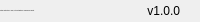
              <widget class="QFrame" name="bottomBar">
               <property name="minimumSize">
                <size>
                 <width>0</width>
                 <height>22</height>
                </size>
               </property>
               <property name="maximumSize">
                <size>
                 <width>16777215</width>
                 <height>22</height>
                </size>
               </property>
               <property name="frameShape">
                <enum>QFrame::NoFrame</enum>
               </property>
               <property name="frameShadow">
                <enum>QFrame::Raised</enum>
               </property>
               <layout class="QHBoxLayout" name="horizontalLayout_5">
                <property name="spacing">
                 <number>0</number>
                </property>
                <property name="leftMargin">
                 <number>0</number>
                </property>
                <property name="topMargin">
                 <number>0</number>
                </property>
                <property name="rightMargin">
                 <number>0</number>
                </property>
                <property name="bottomMargin">
                 <number>0</number>
                </property>
                <item>
                 <widget class="QLabel" name="creditsLabel">
                  <property name="maximumSize">
                   <size>
                    <width>16777215</width>
                    <height>16</height>
                   </size>
                  </property>
                  <property name="font">
                   <font>
                    <family>Segoe UI</family>
                    <pointsize>-1</pointsize>
                    <italic>false</italic>
                    <bold>false</bold>
                   </font>
                  </property>
                  <property name="text">
                   <string>System constructed by: Homo; UI style contributed by: Wanderson M. Pimenta.</string>
                  </property>
                  <property name="alignment">
                   <set>Qt::AlignLeading|Qt::AlignLeft|Qt::AlignVCenter</set>
                  </property>
                 </widget>
                </item>
                <item>
                 <widget class="QLabel" name="version">
                  <property name="text">
                   <string>v1.0.0</string>
                  </property>
                  <property name="alignment">
                   <set>Qt::AlignRight|Qt::AlignTrailing|Qt::AlignVCenter</set>
                  </property>
                 </widget>
                </item>
                <item>
                 <widget class="QFrame" name="frame_size_grip">
                  <property name="minimumSize">
                   <size>
                    <width>20</width>
                    <height>0</height>
                   </size>
                  </property>
                  <property name="maximumSize">
                   <size>
                    <width>20</width>
                    <height>16777215</height>
                   </size>
                  </property>
                  <property name="frameShape">
                   <enum>QFrame::NoFrame</enum>
                  </property>
                  <property name="frameShadow">
                   <enum>QFrame::Raised</enum>
                  </property>
                 </widget>
                </item>
               </layout>
              </widget>
